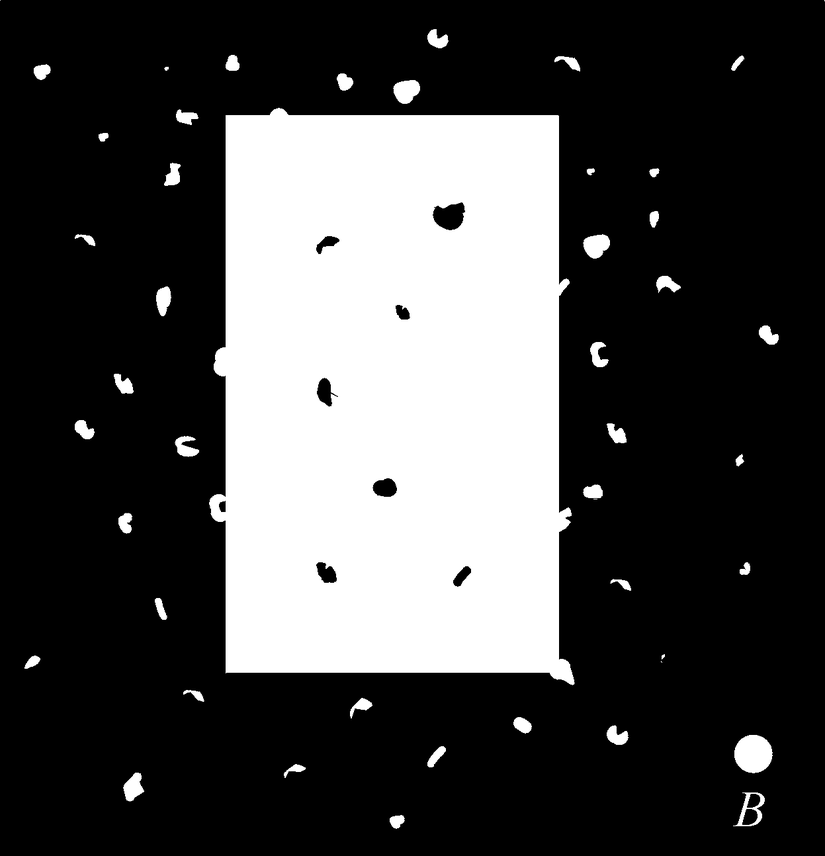
#> input picture HW4/Q2/noisy_rectangle.png, 825 x 856 px, shrunk from 1247 x 1294 before the run
$ python Q2.py
#> lines starting #> are read from the running program, lines starting #| are printed output that depends on the picture
import cv2 as cv
import matplotlib.pyplot as plt

img = cv.imread("noisy_rectangle.png", 0)
#> img is the input picture: shape (856, 825); min 0, max 255, mean 70.1
kernel = cv.getStructuringElement(shape=cv.MORPH_ELLIPSE, ksize=(15, 15))

#A
dilation = cv.dilate(img,kernel,iterations = 1)
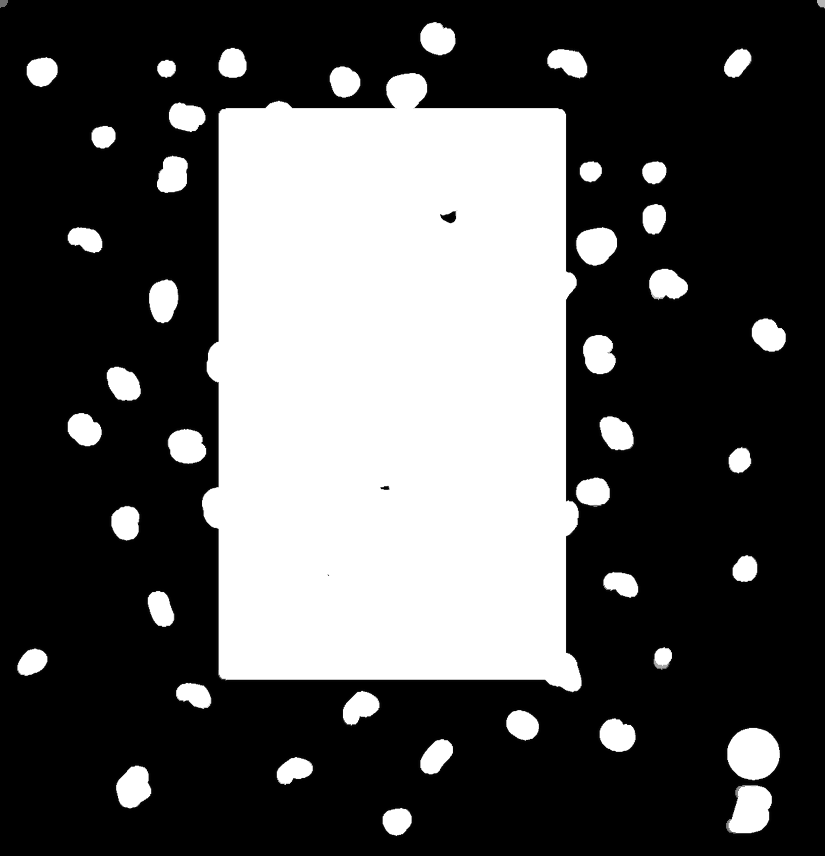
#> dilation: shape (856, 825); min 0, max 255, mean 84.5
erosion = cv.erode(img, kernel, iterations=1)
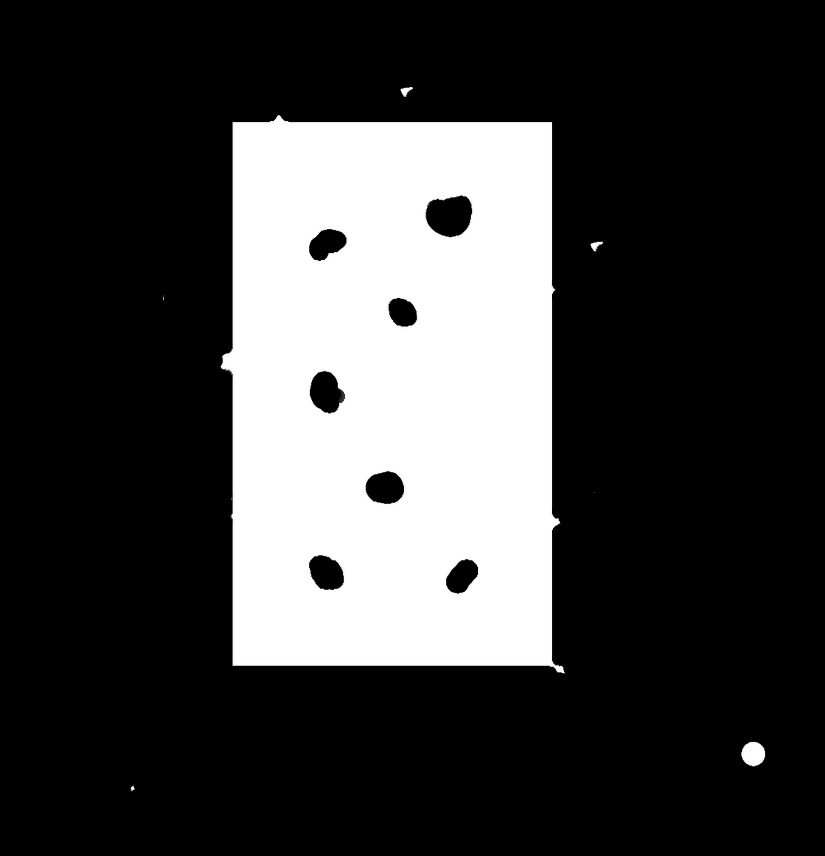
#> erosion: shape (856, 825); min 0, max 255, mean 60.7
#plt.imshow(dilation, cmap = 'gray')
#plt.imshow(erosion, cmap = 'gray')

#B
kernel = cv.getStructuringElement(shape=cv.MORPH_RECT, ksize=(39, 44))
opening = cv.morphologyEx(img, cv.MORPH_OPEN, kernel)
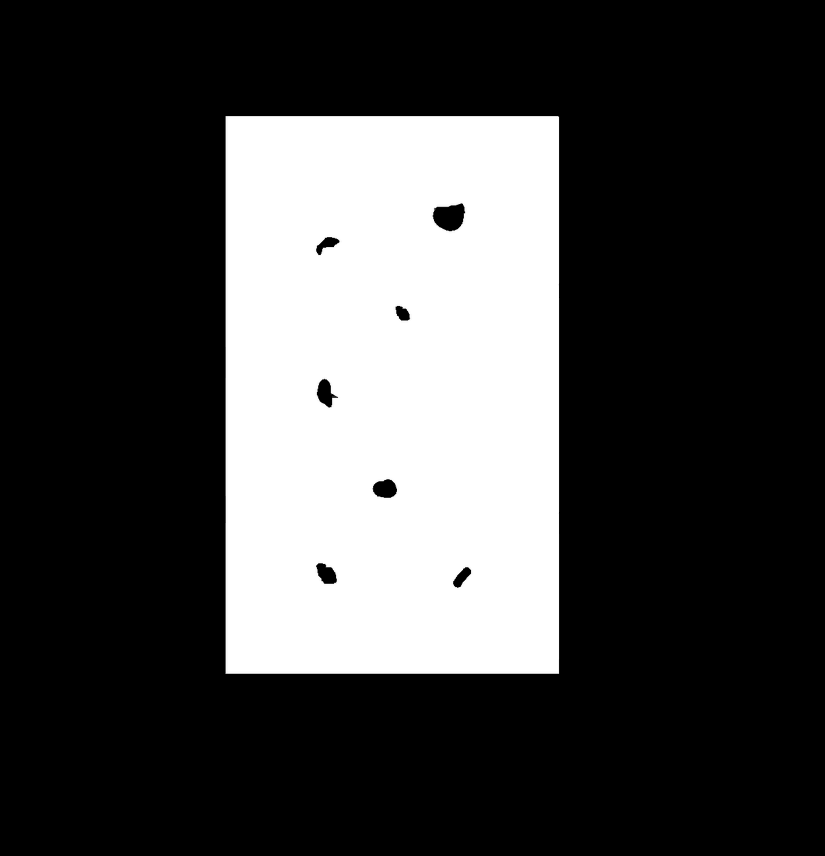
#> opening: shape (856, 825); min 0, max 255, mean 66.3
#plt.imshow(opening, cmap = 'gray')

#C
kernel = cv.getStructuringElement(shape=cv.MORPH_RECT, ksize=(29, 32))
closing = cv.morphologyEx(opening, cv.MORPH_CLOSE, kernel)
#plt.imshow(closing, cmap = 'gray')

plt.show()
